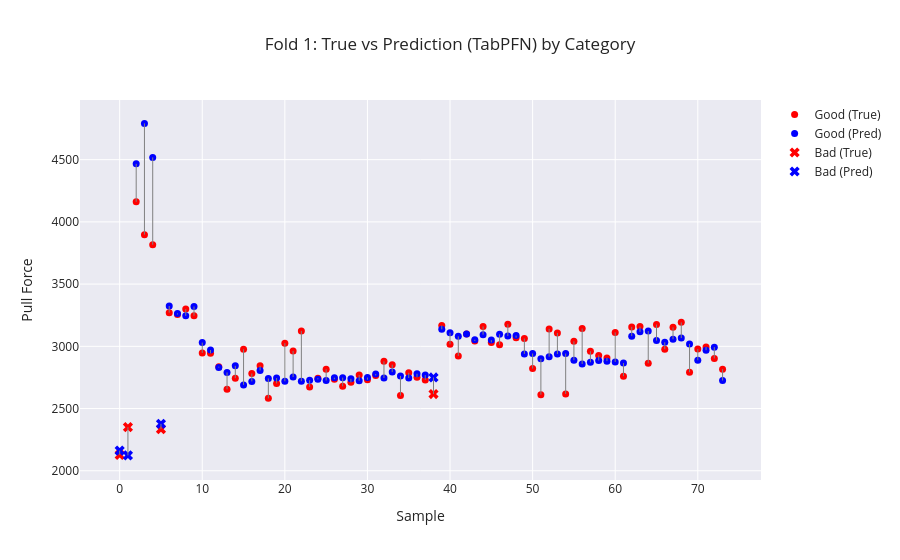
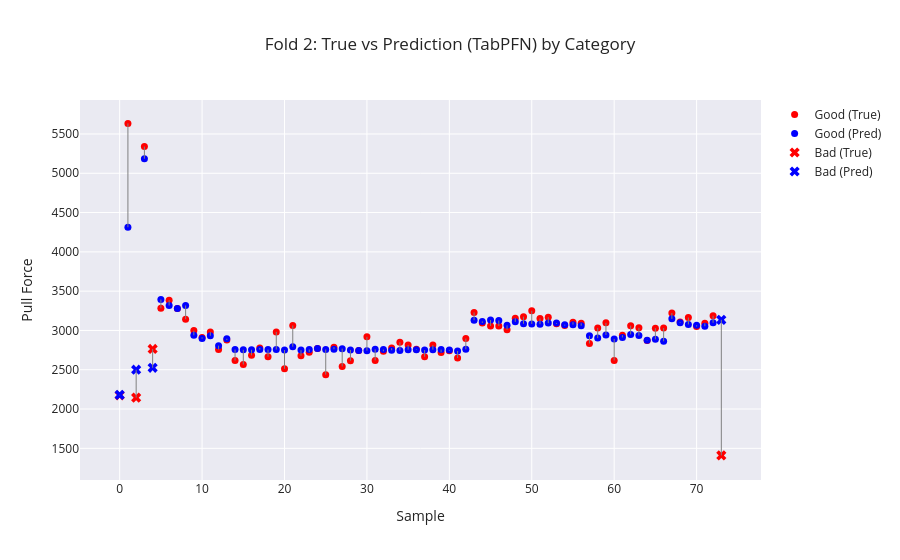
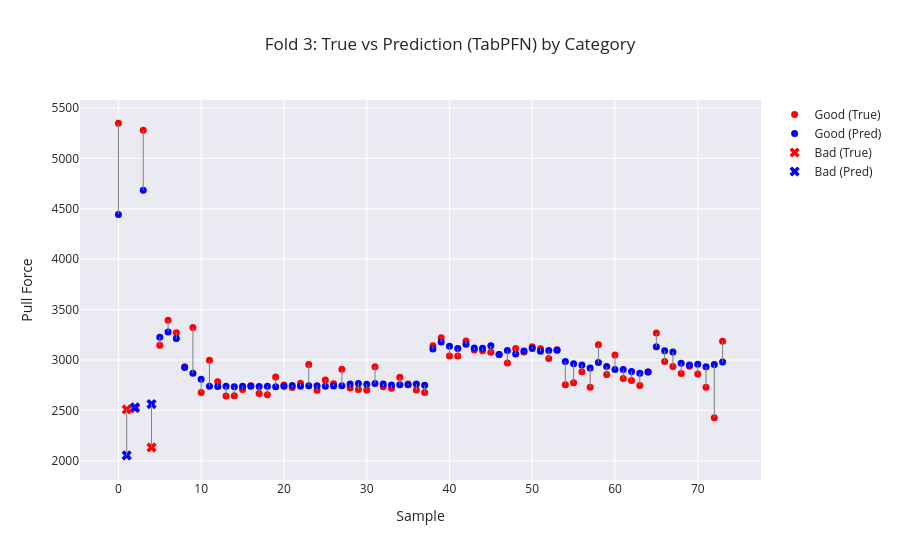
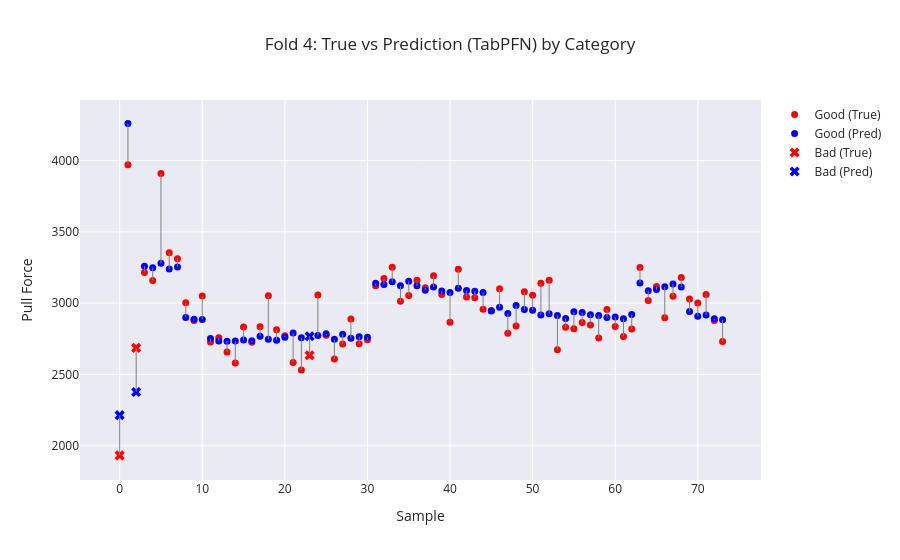

The notebook cell saved with these charts, in order:
### Markdown cell above
# Cross Validation

### Code cell
cross_df = pd.read_csv("data/train_dev_data.csv")
target_column_regression = "PullTest (N)" 

skf = StratifiedKFold(n_splits=5, shuffle=True, random_state=42)

mean_list = []
mae_list = []
rmse_list = []
R2_list = []

for fold, (train_index, val_index) in enumerate(skf.split(cross_df["Sample ID"], cross_df["Category"])):
    x_tr, y_tr = get_features_and_target(cross_df.iloc[train_index], target_column_class) 
    x_val, y_val = get_features_and_target(cross_df.iloc[val_index], target_column_class)
    x_tr_nug, y_tr_nug = get_features_and_target(cross_df.iloc[train_index], target_column_nugget) 
    x_val_nug, y_val_nug = get_features_and_target(cross_df.iloc[val_index], target_column_nugget)
    x_train_regression, y_train_regression= get_features_and_target( cross_df.iloc[train_index], target_column_regression ) 
    x_validation_regression, y_val_regression= get_features_and_target( cross_df.iloc[val_index], target_column_regression ) 



    #Nugget estimation
    regressor_nug = TabPFNRegressor()
    regressor_nug.fit(x_tr_nug,y_tr_nug)

    predictions_nugget_train = regressor_nug.predict(x_tr_nug)
    predictions_nugget_dev = regressor_nug.predict(x_val_nug)

    #Classification
    classifier = TabPFNClassifier()
    classifier.fit(x_tr,y_tr)

    predictions_class_train = classifier.predict(x_tr)
    predictions_class_dev = classifier.predict(x_val)

    # Plot classification results for this fold
    plot_visualizer_classification(
        y_true=y_val,
        y_pred=predictions_class_dev,
        class_labels=["Bad", "Good"],
        title=f"Fold {fold+1} — Confusion Matrix"
    )


    x_train_regression.loc[:, "Physical_Inference"] = compute_pullforces(x_train_regression, y_train_regression, predictions_class_train, predictions_nugget_train) 
    x_validation_regression.loc[:, "Physical_Inference"] = compute_pullforces(x_validation_regression, y_val_regression, predictions_class_dev, predictions_nugget_dev)
    
    regressor = TabPFNRegressor()
    regressor.fit(x_train_regression, y_train_regression)

    # Predict on the test set
    predictions_regression_dev = regressor.predict(x_validation_regression)

    mae  = mean_absolute_error(y_val_regression, predictions_regression_dev)
    rmse = np.sqrt(mean_squared_error(y_val_regression, predictions_regression_dev))
    R2   = r2_score(y_val_regression, predictions_regression_dev)
    f1 = f1_score(y_val, predictions_class_dev, average="macro")

    mae_list.append(mae) 
    rmse_list.append(rmse) 
    R2_list.append(R2)
    mean_list.append(f1)

    corr = np.corrcoef(x_train_regression["Physical_Inference"], y_train_regression)[0,1] 
    print(f"Pearson correlation (Physics vs True PullForce): {corr:.4f}")


    # Categories
    categories= cross_df.iloc[val_index]["Category"].values

    plot_visualizer(
        true_vals=y_val_regression,
        pred_vals=predictions_regression_dev,
        categories=categories,
        title=f"Fold {fold+1}: True vs Prediction (TabPFN) by Category"
    )

    print(f"\nFold {fold+1}")
    print("MAE :", mae)
    print("RMSE:", rmse)
    print("R²  :", R2)

mae_mean = np.mean(mae_list) 
rmse_mean = np.mean(rmse_list) 
R2_mean = np.mean(R2_list) 
f1_mean = np.mean(mean_list)
